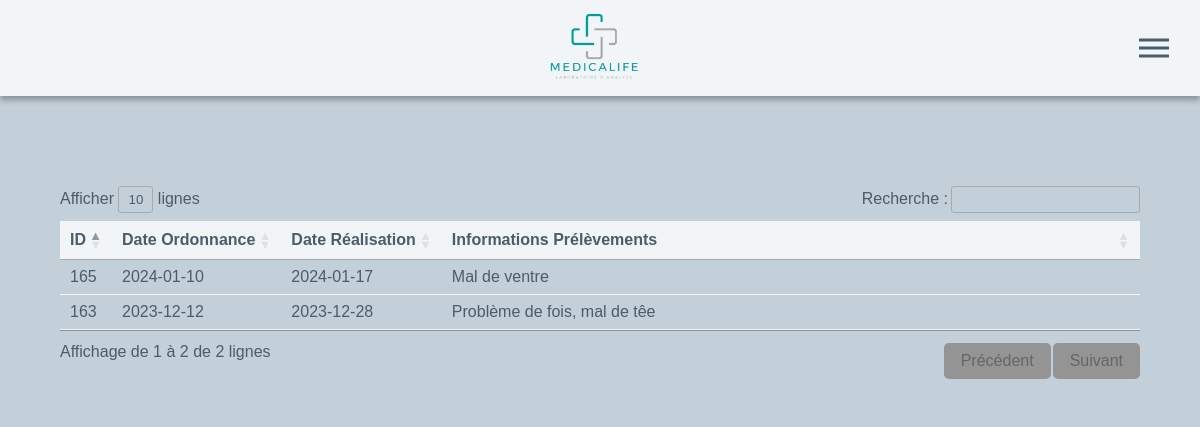
Page /gestionOrdonnance.php (signed in) on the committed database.
### tables this page shows
CREATE TABLE `ordonnance` (
  `NoOrdonnance` int(11) NOT NULL,
  `DateOrdonnance` date DEFAULT NULL,
  `DateRealisation` date DEFAULT NULL,
  `InformationsPrelevements` text DEFAULT NULL,
  `Clos` tinyint(1) DEFAULT NULL,
  `NoDemandeur` int(11) NOT NULL,
  `NoClient` int(11) NOT NULL
);

### Classes/MaBD.php (called while the page is built)
<?php
class MaBD {
   static private $pdo = null;
   static function getInstance(): PDO {
      if (self::$pdo == null) {
         $dsn = "mysql:host=localhost;dbname=chahboum;charset=utf8";
         self::$pdo = new PDO($dsn, "chahboum", "chahboum");
      }
      return self::$pdo;
   }
}

### Classes/DAO.php (called while the page is built, shortened)
<?php
abstract class DAO {
    public function __construct(PDO $connector) { $this->pdo = $connector; }
}

### Classes/OrdonnanceDAO.php (called while the page is built, shortened)
<?php
class OrdonnanceDAO extends DAO {
    public function getAll(): array {
        $res = array();
        $stmt = $this->pdo->query("SELECT * FROM ordonnance where clos = 1");
        foreach ($stmt->fetchAll(PDO::FETCH_ASSOC) as $row)
            $res[] = new Ordonnance($row['NoOrdonnance'], $row['DateOrdonnance'], $row['DateRealisation'], $row['InformationsPrelevements'], $row['Clos'], $row['NoDemandeur'], $row['NoClient']);
        return $res;
    }
}

### gestionOrdonnance.php (the view, shortened to what this page needs)
<?php
    $OrdonnanceDAO = new OrdonnanceDAO(MaBD::getInstance());
    if(isset($_POST['clos']) || isset($_GET['clos'])){
        $OrdonnanceListe = $OrdonnanceDAO->getAllClos();
    } else {
        $OrdonnanceListe = $OrdonnanceDAO->getAll();
    }
?>
<!DOCTYPE html>
<html lang="fr">
<head>
    <link rel="stylesheet" type="text/css" href="Media/css/style.css">
    <link rel="stylesheet" type="text/css" href="Media/css/table.css">
    <link rel="stylesheet" type="text/css" href="Media/css/gestionOrdonnance.css">
</head>
<body>
    <header>
        <section class="sec_logo" onclick="window.location.href='index.php'">
            <img src="Media/img/logo.png" alt="logo">
        </section>
        <div class="hamburger">
            <div class="line1"></div>
            <div class="line2"></div>
            <div class="line3"></div>
        </div>
    </header>
    <main>
        <form action="gestionOrdonnance.php" method="POST" class="action" id="action">
        </form>
        <div class="all_info_tab">
            <form method="POST" action="" id="table" class="table">
                <table id="example" class="dataTable">
                    <thead>
                        <tr>
                            <th>ID</th>
                            <th>Date Ordonnance</th>
                            <th>Date Réalisation</th>
                            <th class="longContent">Informations Prélèvements</th>
                        </tr>
                    </thead>
                    <tbody>
                        <?php foreach($OrdonnanceListe as $ordonnance): ?>
                        <tr id="ligne_<?= $ordonnance->NoOrdonnance  ?>"
                            onclick="ouvrirProfile(<?= $ordonnance->NoOrdonnance ?>)">
                            <td data-label=ID><?= $ordonnance->NoOrdonnance ?></td>
                            <td data-label="Date Ordonnance"><?= $ordonnance->DateOrdonnance ?></td>
                            <td data-label="Date Realisation"><?= $ordonnance->DateRealisation ?></td>
                            <td data-label="Informations Prelevements"><?= $ordonnance->InformationsPrelevements ?></td>
                        </tr>
                        <?php endforeach ?>
                    </tbody>
                </table>
            </form>
        </div>
    </main>
</body>
</html>

### Media/css/style.css (style rules this page uses)
:root { --couleur1: #4b5c6b; --couleur2: #5f7486; --couleur3: #c3cfd9; --couleur4: #f2f5f7; --couleur5: rgb(190, 186, 186); --couleur6: rgb(148, 148, 148); --couleur7: rgba(0, 0, 0, 0.278); --success: rgb(105, 201, 103); --error: rgb(201, 118, 103); --taille-police: 16px; }
* { margin: 0; padding: 0; font-family: Arial, Helvetica, sans-serif; box-sizing: border-box; }
html { height: 100%; }
body { height: 100%; display: block; background-color: var(--couleur3); }
main { height: 88vh; width: 100%; padding: 1% 5vw; display: flex; justify-content: center; flex-direction: column; overflow: auto; gap: 1vh; }
.all_info_tab { height: 84%; display: flex; justify-content: center; align-items: center; }
header { height: 12vh; background-color: var(--couleur4); box-shadow: 0px 4px 6px rgba(0, 0, 0, 0.3); display: flex; justify-content: space-between; padding: 0 2vw; }
.sec_logo { display: flex; align-items: center; justify-content: center; cursor: pointer; }
.sec_logo img { height: 80%; width: auto; margin-right: 1vw; }
.hamburger div { width: 30px; height: 3px; background: var(--couleur1); margin: 5px; transition: all 0.3s ease; }
.hamburger { display: none; position: absolute; margin: 6vh 0; right: 2vw; transition: all 400ms linear; }
.action { height: 5vh; display: flex; justify-content: flex-end; }
@media screen and (max-width: 1280px) { header { justify-content: center; } }
@media screen and (max-width: 1280px) { .hamburger { display: block; cursor: pointer; transform: translate(-5%, -50%); z-index: 200; } }

### rows in the picture
ordonnance: NoOrdonnance "163", DateOrdonnance "2023-12-12", DateRealisation "2023-12-28", InformationsPrelevements "Problème de fois, mal de têe"
ordonnance: NoOrdonnance "165", DateOrdonnance "2024-01-10", DateRealisation "2024-01-17", InformationsPrelevements "Mal de ventre"
